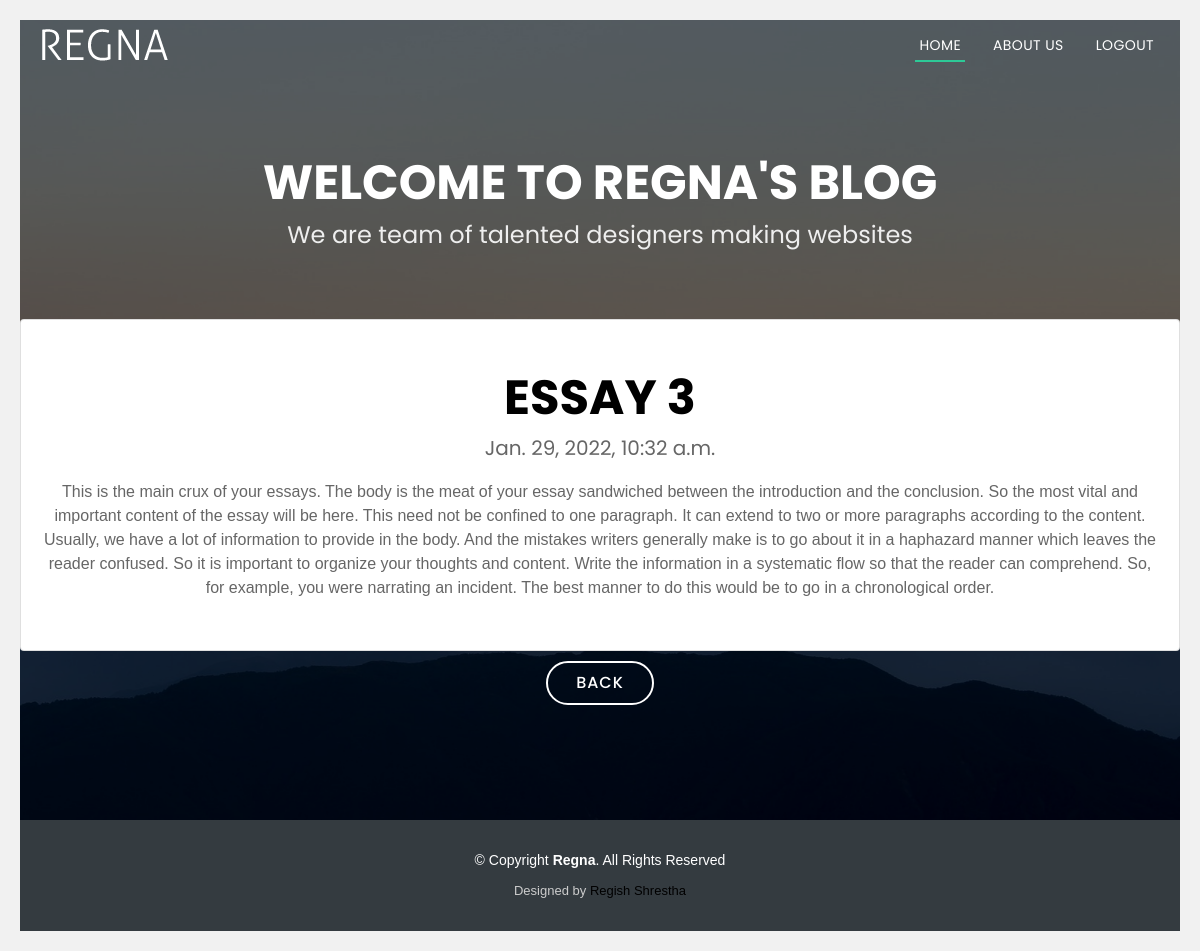
Screenshot of /post/4 (signed in) with the database file from the repository.
### posts/models.py (models this page shows)
class Post(models.Model):
    title = models.CharField(max_length=100)
    body = models.CharField(max_length=100000)
    created_at = models.DateTimeField(default=datetime.now, blank=True)

### posts/views.py (the view)
# urls.py: path('post/<str:pk>', views.post, name='post'),
def post(request, pk):
    posts = Post.objects.get(id=pk)
    return render(request, 'posts.html', {'posts': posts})

### templates/posts.html (shortened to what this page needs)
{% load static %}
<!DOCTYPE html>
<html lang="en">
<head>
  <link href="{% static 'assets/vendor/aos/aos.css' %}" rel="stylesheet">
  <link href="{% static 'assets/vendor/bootstrap/css/bootstrap.min.css' %}" rel="stylesheet">
  <link href="{% static 'assets/vendor/bootstrap-icons/bootstrap-icons.css' %}" rel="stylesheet">
  <link href="{% static 'assets/vendor/boxicons/css/boxicons.min.css' %}" rel="stylesheet">
  <link href="{% static 'assets/vendor/glightbox/css/glightbox.min.css' %}" rel="stylesheet">
  <link href="{% static 'assets/vendor/swiper/swiper-bundle.min.css' %}" rel="stylesheet">
  <link href="{% static 'assets/css/style.css' %}" rel="stylesheet">
</head>
<body>
  <header id="header" class="fixed-top d-flex align-items-center header-transparent">
    <div class="container d-flex justify-content-between align-items-center">
      <div id="logo">
        <a href="index.html"><img src="{% static 'assets/img/logo.png' %}" alt=""></a>
      </div>
      <nav id="navbar" class="navbar">
        <ul>
          <li><a class="nav-link scrollto active" href="#hero">Home</a></li>
          <li><a class="nav-link scrollto" href="#about">About US</a></li>
            {% if user.is_authenticated %}
            <li><a class="nav-link scrollto" href="logout">Logout</a></li>
            {% else %}
                <li><a class="nav-link scrollto" href="login">Login</a></li>
            {% endif %}
        </ul>
      </nav>
    </div>
  </header>
  <section id="hero">
    <div class="hero-container" data-aos="zoom-in" data-aos-delay="100">
      <h1>Welcome to Regna's Blog</h1>
      <h2>We are team of talented designers making websites</h2>
        {% if user.is_authenticated %}
        <div class="row">
            <div class="leftcolumn">
                <div class="card">
                    <h1 style="color:black;">{{posts.title}}</h1>
                    <h5>{{posts.created_at}}</h5>
                    <p>{{posts.body}}</p>
                </div>
            </div>
        </div>
  {% endif %}
      <a href="" class="btn-get-started">Back</a>
    </div>
  </section>
  <footer id="footer">
    <div class="container">
      <div class="copyright">
        &copy; Copyright <strong>Regna</strong>. All Rights Reserved
      </div>
      <div class="credits">
        Designed by <a href="https://regishshrestha.com.np/">Regish Shrestha</a>
      </div>
    </div>
  </footer>
</body>
</html>

### static/assets/css/style.css (style rules this page uses)
h1 { color:red; }
body { background: #fff; color: #666666; font-family: "Open Sans", sans-serif; }
a { color: #2dc997; text-decoration: none; }
p { padding: 0; margin: 0 0 30px 0; }
h1, h2, h3, h4, h5, h6 { font-family: "Poppins", sans-serif; font-weight: 400; margin: 0 0 20px 0; padding: 0; }
#header { height: 90px; transition: all 0.5s; z-index: 997; background: rgba(52, 59, 64, 0.9); }
#header #logo img { padding: 0; margin: 0; }
#header.header-transparent { background: transparent; }
.navbar { padding: 0; }
.navbar ul { margin: 0; padding: 0; display: flex; list-style: none; align-items: center; }
.navbar li { position: relative; }
.navbar > ul > li { white-space: nowrap; padding: 10px 0 10px 24px; }
.navbar a, .navbar a:focus { display: flex; align-items: center; justify-content: space-between; font-family: "Poppins", sans-serif; color: #fff; font-size: 14px; padding: 0 4px; white-space: nowrap; transition: 0.3s; letter-spacing: 0.4px; position: relative; text-transform: uppercase; }
.navbar > ul > li > a:before { content: ""; position: absolute; width: 100%; height: 2px; bottom: -6px; left: 0; background-color: #2dc997; visibility: hidden; transform: scaleX(0); transition: all 0.3s ease-in-out 0s; }
.navbar a:hover:before, .navbar li:hover > a:before, .navbar .active:before { visibility: visible; transform: scaleX(1); }
.navbar a:hover, .navbar .active, .navbar .active:focus, .navbar li:hover > a { color: #fff; }
#hero { width: 100%; height: 100vh; background: url(../img/hero-bg.jpg) top center; background-size: cover; position: relative; }
@media (min-width: 1024px) { #hero { background-attachment: fixed; } }
#hero:before { content: ""; background: rgba(0, 0, 0, 0.6); position: absolute; bottom: 0; top: 0; left: 0; right: 0; }
#hero .hero-container { position: absolute; bottom: 0; top: 0; left: 0; right: 0; display: flex; justify-content: center; align-items: center; flex-direction: column; text-align: center; }
#hero h1 { margin: 30px 0 10px 0; font-size: 48px; font-weight: 700; line-height: 56px; text-transform: uppercase; color: #fff; }
#hero h2 { color: #eee; margin-bottom: 50px; font-size: 24px; }
#hero .btn-get-started { font-family: "Poppins", sans-serif; text-transform: uppercase; font-weight: 500; font-size: 16px; letter-spacing: 1px; display: inline-block; padding: 8px 28px; border-radius: 50px; transition: 0.5s; margin: 10px; border: 2px solid #fff; color: #fff; }
section { overflow: hidden; }
#footer { background: #343b40; padding: 30px 0; color: #fff; font-size: 14px; }
#footer .copyright { text-align: center; }
#footer .credits { padding-top: 10px; text-align: center; font-size: 13px; color: #ccc; }

### templates/posts.html (style rules this page uses)
* { box-sizing: border-box; }
body { font-family: Arial; padding: 20px; background: #f1f1f1; }
.leftcolumn { float: left; width: 100%; }
.card { background-color: white; padding: 20px; margin-top: 20px; }
.row:after { content: ""; display: table; clear: both; }
a { text-decoration:none; color:#000000; }

### rows the page displays
Post: title "ESSAY 3", created_at "Jan. 29, 2022, 10:32 a.m.", body "This is the main crux of your essays. The body is the meat of your essay sandwiched between the introduction and the conclusion. So the most vital and important content of the essay will be here. This need not be confined to one paragraph. It can extend to two or more paragraphs according to the content. Usually, we have a lot of information to provide in the body. And the mistakes writers generally make is to go about it in a haphazard manner which leaves the reader confused. So it is important to organize your thoughts and content. Write the information in a systematic flow so that the reader can comprehend. So, for example, you were narrating an incident. The best manner to do this would…"
